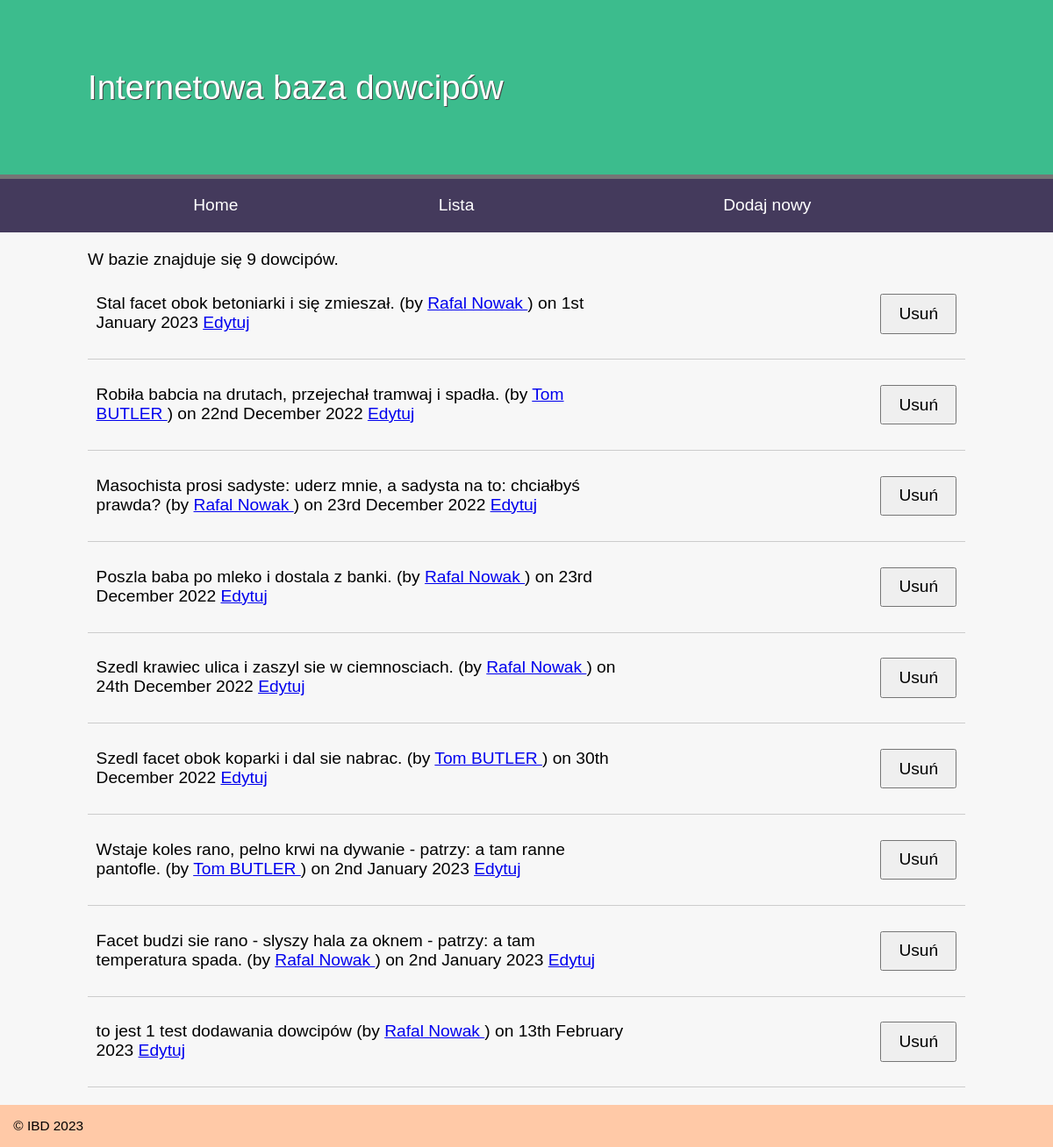
Before: /default/public/jokes.php with the older database file.
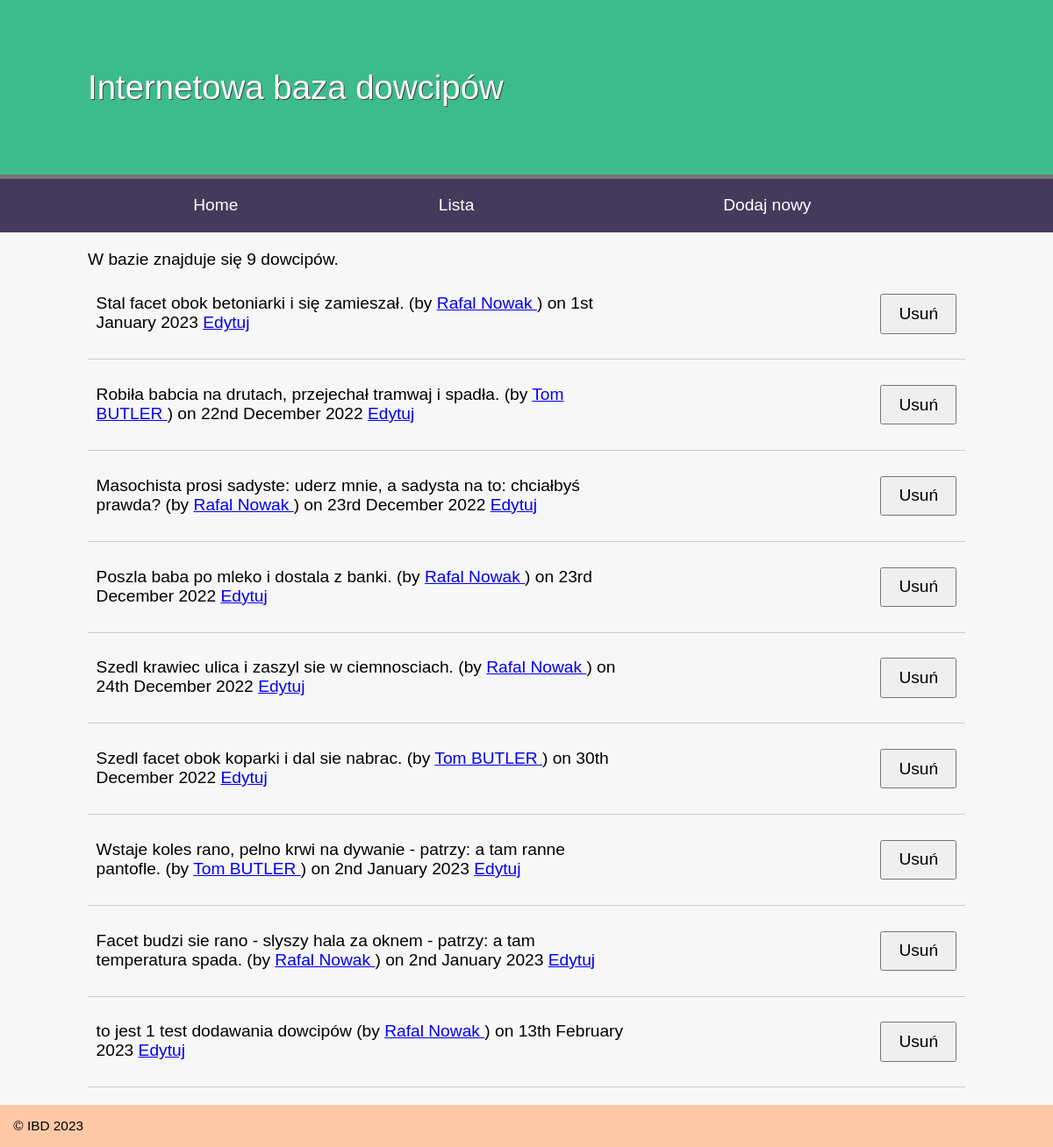
After: the same page with the newer database file.
### tables this page shows
CREATE TABLE `joke` (
  `id` int(11) NOT NULL AUTO_INCREMENT,
  `joketext` text DEFAULT NULL,
  `jokedate` date DEFAULT NULL,
  `authorid` int(11) DEFAULT NULL,
  PRIMARY KEY (`id`)
);

CREATE TABLE `author` (
  `id` int(11) NOT NULL AUTO_INCREMENT,
  `name` varchar(255) DEFAULT NULL,
  `email` varchar(255) DEFAULT NULL,
  PRIMARY KEY (`id`)
);

### default/public/jokes.php (called while the page is built, shortened)
<?php
try {
    include __DIR__.'/../includes/DatabaseConnection.php';
    include __DIR__.'/../includes/DatabaseFunctions.php';
    $jokes = allJokes($pdo);
    $totalJokes = totalJokes($pdo);
    include __DIR__.'/../templates/jokes.html.php';
    $output = ob_get_clean();
} catch (PDOException $e) {
    $title = 'Wystąpił błąd';
    $output = 'Błąd bazy danych'.$e->getMessage().' w pliku: '.$e->getFile().' w linii: '.$e->getLine();
}
include __DIR__.'/../templates/layout.html.php';

### default/includes/DatabaseFunctions.php (called while the page is built, shortened)
<?php
function totalJokes($pdo)
{
    $stsm = $pdo->prepare('SELECT COUNT(*) FROM `joke`');
    $stsm->execute();
    $row = $stsm->fetch();
    return $row[0];
}
function allJokes($pdo)
{
    $stsm = $pdo->prepare('SELECT `joke`.`id`, `joketext`, `jokedate`, `name`, `email` FROM `joke`
        INNER JOIN `author` ON `authorid` = `author`.`id`');
    $stsm->execute();
    return $stsm->fetchAll();
}

### default/templates/jokes.html.php (the view, shortened to what this page needs)
<p>W bazie znajduje się <?=$totalJokes?> dowcipów.</p>
<?php foreach($jokes as $joke): ?>
    <blockquote>
        <p>
        <?=htmlspecialchars($joke['joketext'], ENT_QUOTES, 'UTF-8')?>
        (by <a href="mailto:<?=htmlspecialchars($joke['email'], ENT_QUOTES, 'UTF-8')?>">
            <?=htmlspecialchars($joke['name'], ENT_QUOTES, 'UTF-8')?>
        </a>) on
        <?php
            $date = new DateTime($joke['jokedate']);
            echo $date->format('jS F Y');
        ?>
        <a href="editjoke.php?id=<?=$joke['id']?>">Edytuj</a>
        <form action="deletejoke.php" method="POST">
            <input type="submit" value="Usuń" />
        </form>
        </p>
    </blockquote>
<?php endforeach; ?>

### default/templates/layout.html.php (shortened to what this page needs)
<!DOCTYPE html>
<html lang="en">
<head>
    <link rel="stylesheet" href="style.css">
</head>
<body>
    <header>
        <h1>Internetowa baza dowcipów</h1>
    </header>
    <nav>
        <ul>
            <li><a href="index.php">Home</a></li>
            <li><a href="jokes.php">Lista</a></li>
            <li><a href="addjoke.php">Dodaj nowy</a></li>
        </ul>
    </nav>
    <main>
        <?=$output?>
    </main>
    <footer>
        &copy; IBD 2023
    </footer>
</body>
</html>

### default/public/style.css (style rules this page uses)
* { margin: 0; padding: 0; }
body { font-family: Arial, Helvetica, Sans-serif; }
header { display: block; background-color: #3cbc8d; padding: 20px; border-bottom: 5px solid #757575; }
h1 { font-weight: normal; padding: 1.5em; color: white; text-shadow: 1px 1px 0px #444; width: 1000px; margin: auto; }
nav { background-color: #443A5C; }
nav a { color: white; text-decoration: none; }
nav ul { display: table; width: 1000px; margin: auto; }
nav li { display: table-cell; text-align: center; padding: 1em; }
main { overflow: auto; min-height: 30vh; background-color: #f7f7f7; width: 1000px; margin: auto; box-shadow: -1000px 0 0 #f7f7f7, 1000px 0 0 #f7f7f7; padding-top: 20px; }
footer { padding: 1em; background-color: #FFC9A7 ; font-size: 0.8em; }
p { margin-bottom: 1em; }
body { font-size: 1.2em; font-family: arial, helvetica, sans-serif }
input, label, select, textarea { float: left; width: 15em; margin-bottom: 1em; padding: 0.5em; }
input[type="submit"] { margin-left: 15em; width: auto; padding: 0.5em 1em; clear: both; font-size: 1em; }
form { overflow: auto; clear: both; display: block; }
blockquote { display: table; margin-bottom: 1em; border-bottom: 1px solid #ccc; padding: 0.5em; }
blockquote p { display: table-cell; width: 90%; vertical-align: top; }
blockquote form { display: table-cell; width: 10%; }

Changed rows visible on the page:
changed joke: joketext "Stal facet obok betoniarki i się zmieszał." → "Stal facet obok betoniarki i się zamieszał."
